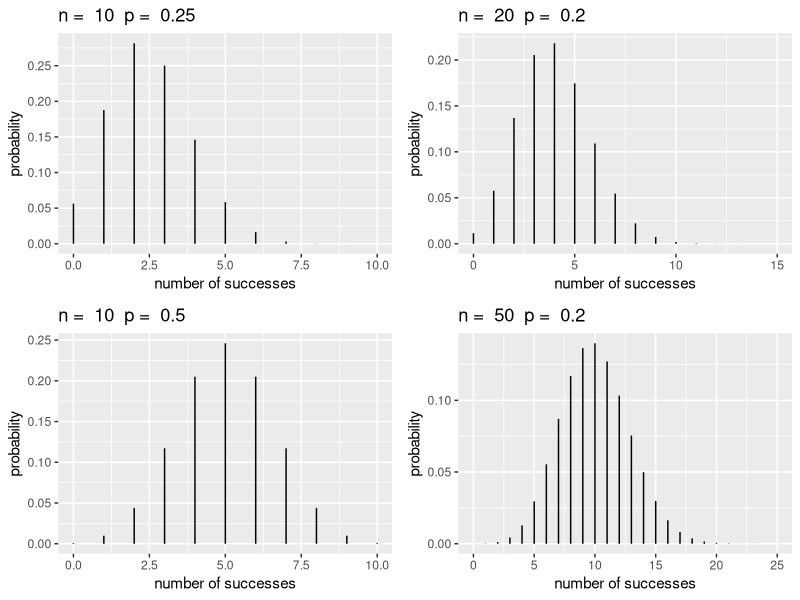
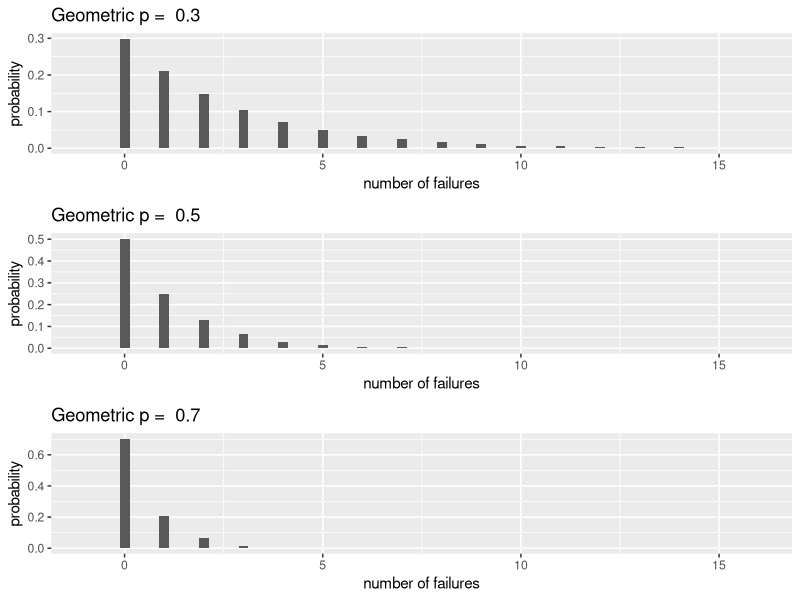
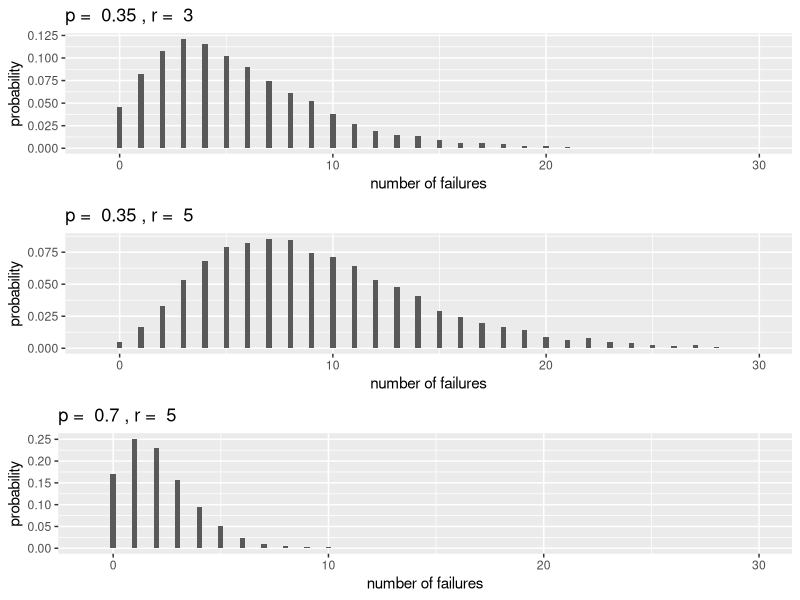
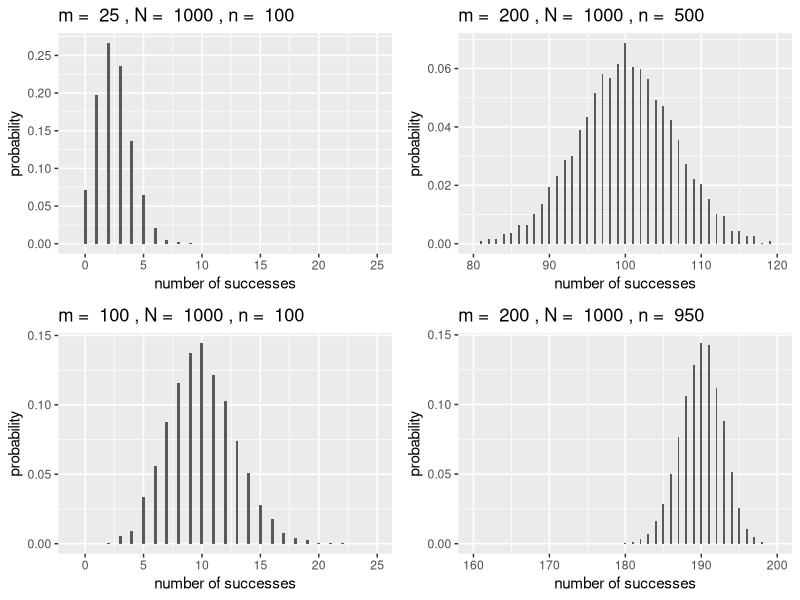
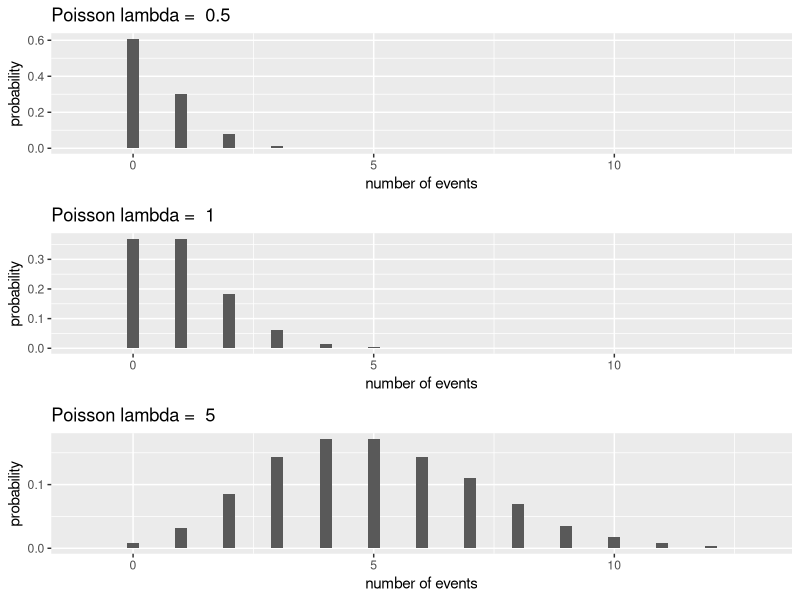
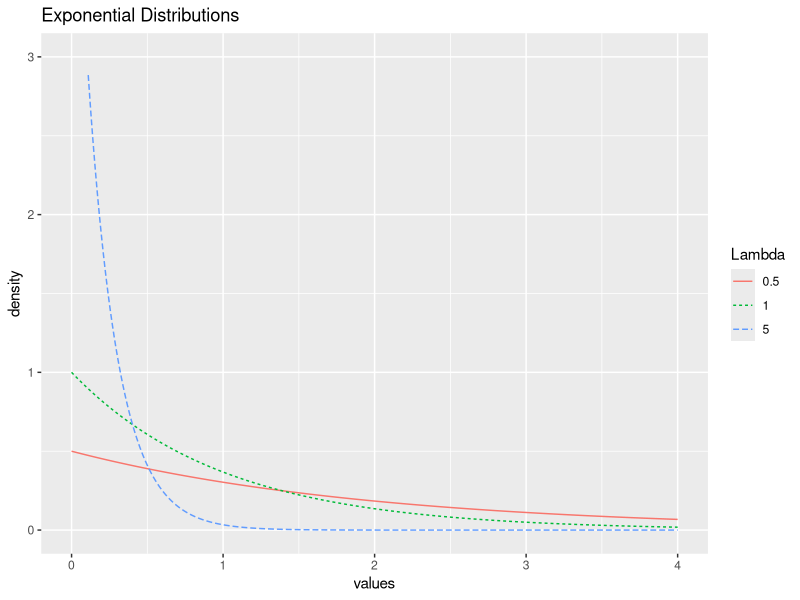
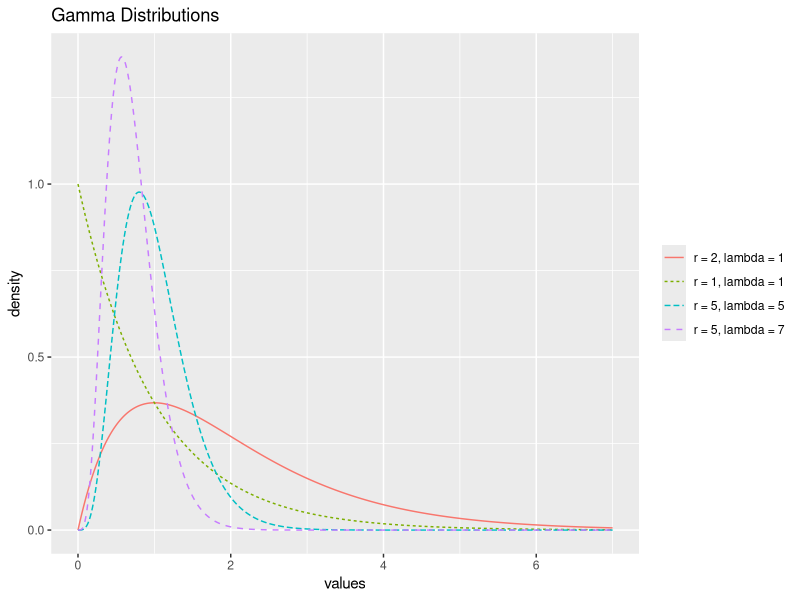
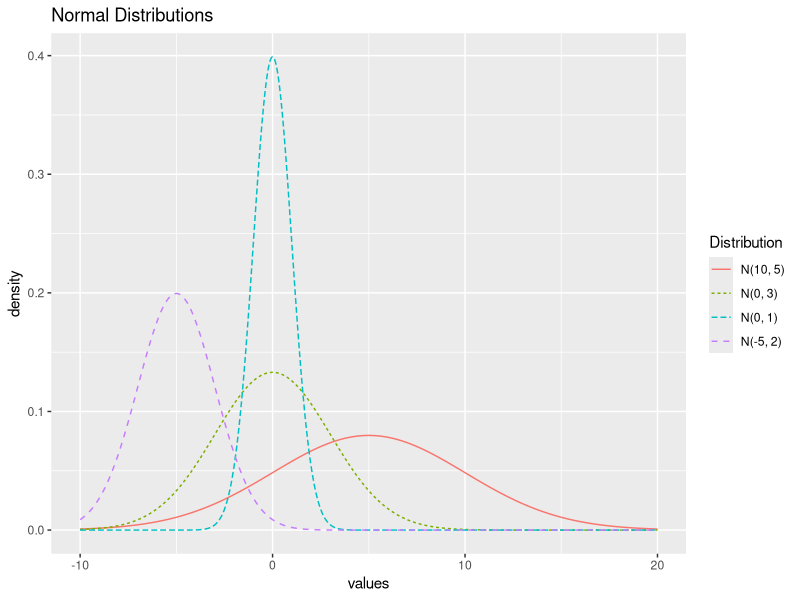

The R source for these figures, in order:
## ---- chunk 1
# Packages required for Chapter 3
library(gridExtra)  
library(knitr) 
library(kableExtra)
library(tidyverse)
## ---- chunk 2
if(knitr::is_html_output()){options(knitr.table.format = "html")} else {options(knitr.table.format = "latex")}
## ---- chunk 3
#binomialPlots
plotBinomial=function(n,p){
  y1 <- 0:n  # possible values
  prob <- dbinom(y1,n,p)  # P(Y=y)
  BBGdf <- data.frame(y1,prob)
  ggplot(data = BBGdf, aes(x = y1, xend = y1, y = 0, yend = prob)) + 
    geom_segment() + 
    xlab("number of successes") + ylab("probability") + labs(title=paste("n = ", n, " p = ", p))
}
Binom1 <- plotBinomial(10,.25) + xlim(0, 10) + scale_y_continuous(breaks = c(0.00, 0.05, 0.10, 0.15, 0.20, 0.25))
Binom2 <- plotBinomial(20,.2) + xlim(0, 15)
Binom3 <- plotBinomial(10,.5) + xlim(0, 10)
Binom4 <- plotBinomial(50,.2) + xlim(0, 25)

grid.arrange(Binom1,Binom2,Binom3,Binom4,ncol=2)
## ---- chunk 4
dbinom(2, size = 10, prob = .25)
## ---- chunk 5
#geometricPlots
plotGeo <- function(p){
yg = 0:10000 # possible values
gd <- data.frame(x=rgeom(yg, p))  # generate random deviates
#breaks <- pretty(range(gd$x), n = nclass.FD(gd$x), min.n = 1)  # pretty binning
#bwidth <- .5              #breaks[2] - breaks[1]
ggplot(gd, aes(x = x)) + geom_histogram(aes(y=..count../sum(..count..)), binwidth = .25) +
  xlab("number of failures") + ylab("probability") + labs(title=paste("Geometric p = ", p)) + xlim(-1,16)
}

Geo1 <- plotGeo(0.3)
Geo2 <- plotGeo(0.5)
Geo3 <- plotGeo(0.7)
grid.arrange(Geo1,Geo2, Geo3, ncol=1)
## ---- chunk 6
dgeom(2, prob = 1/6)
## ---- chunk 7
#negativeBinomialPlots
plotNBinom <- function(p, r){
  ynb <- 0:10000
  nbd <- tibble(x = rnbinom(ynb, r, p))
  #breaks <- pretty(range(nbd$x), n = nclass.FD(nbd$x), min.n = 1)  # pretty binning
  #bwidth <- breaks[2] - breaks[1]
  ggplot(nbd, aes(x = x)) +
    geom_histogram(aes(y=..count../sum(..count..)), binwidth = .25) +
    labs(title = paste("p = ", p, ", r = ", r),
         x = "number of failures",
         y = "probability") +
    xlim(-1,30)
}

NBin1 <- plotNBinom(0.35, 3)
NBin2 <- plotNBinom(0.35, 5)
NBin3 <- plotNBinom(0.70, 5)
grid.arrange(NBin1, NBin2, NBin3, ncol = 1)
## ---- chunk 8
# could also use pnbinom(2, 10, .9)
sum(dnbinom(0:2, size = 10, prob = .9))  
## ---- chunk 9
#hyperGeometric Plots
plotHyper <- function(m, N, k){
  yp <- 0:10000 
  hd <- data.frame(x = rhyper(yp, m, N-m, k))
  ggplot(hd, aes(x = x)) + geom_histogram(aes(y=..count../sum(..count..)), binwidth = .25) +
  xlab("number of successes") + ylab("probability") + labs(title=paste("m = ", m, ",", "N = ", N, ",", "n = ", k))
}

Hyp1 <- plotHyper(25,1000,100) + xlim(-1,25) + scale_y_continuous(breaks = c(0.00, 0.05, 0.10, 0.15, 0.20, 0.25))
Hyp2 <- plotHyper(200,1000,500) + xlim(80,120)
Hyp3 <- plotHyper(100,1000,100) + xlim(-1,25)
Hyp4 <- plotHyper(200,1000,950) + xlim(160,200)
grid.arrange(Hyp1, Hyp2, Hyp3, Hyp4, ncol=2)
## ---- chunk 10
dhyper(4, m = 4, n = 48, k = 10)
## ---- chunk 11
#poissonPlots
plotPois <- function(lam){
yp = 0:10000 # possible values
pd <- data.frame(x=rpois(yp, lam))  # generate random deviates
breaks <- pretty(range(pd$x), n = nclass.FD(pd$x), min.n = 1)  # pretty binning
#bwidth <- breaks[2] - breaks[1]
ggplot(pd, aes(x = x)) + geom_histogram(aes(y=..count../sum(..count..)), binwidth = .25) +
  xlab("number of events") + ylab("probability") + 
  labs(title=paste("Poisson lambda = ", lam)) + xlim(-1,13)
}

Pois1 <- plotPois(0.5)
Pois2 <- plotPois(1)
Pois3 <- plotPois(5) + scale_y_continuous(breaks = c(0, 0.1))
grid.arrange(Pois1,Pois2,Pois3,ncol=1)
## ---- chunk 12
sum(dpois(0:3, lambda = 5))   # or use ppois(3, 5)
## ---- chunk 13
#exponentialPlots
x=seq(0,4,by=0.01)  # possible values
probex1 <- dexp(x,.5)  # P(Y=y)
probex2 <- dexp(x,1)
probex3 <- dexp(x,5)
Expdf <- tibble(x,probex1, probex2, probex3) %>%
  rename(x = x,
         `0.5` = probex1,
         `1` = probex2,
         `5` = probex3) %>%
  gather(2:4, key = "Lambda", value = "value") %>%
  mutate(Lambda = factor(Lambda, levels = c("0.5", "1", "5")))
ggplot(data = Expdf, aes(x = x, y = value, color = Lambda)) +
  geom_line(aes(linetype = Lambda)) +
  xlab("values") + ylab("density") + 
  labs(title = "Exponential Distributions") + 
  xlim(0,4) + ylim(0,3)
## ---- chunk 14
pexp(10, rate = 1/6)
## ---- chunk 15
x <- seq(0, 7, by = 0.01)
`r = 1, lambda = 1` <- dgamma(x, 1, rate = 1)
`r = 2, lambda = 1` <- dgamma(x, 2, rate = 1) 
`r = 5, lambda = 5` <- dgamma(x, 5, rate = 5)
`r = 5, lambda = 7` <- dgamma(x, 5, rate = 7)

gammaDf <- tibble(x, `r = 1, lambda = 1`, `r = 2, lambda = 1`, `r = 5, lambda = 5`, `r = 5, lambda = 7`) %>%
  gather(2:5, key = "Distribution", value = "value") %>%
  mutate(Distribution = factor(Distribution, 
                               levels = c("r = 2, lambda = 1", 
                                          "r = 1, lambda = 1", 
                                          "r = 5, lambda = 5", 
                                          "r = 5, lambda = 7")))

ggplot(data = gammaDf, aes(x = x, y = value, 
                           color = Distribution)) +
  geom_line(aes(linetype = Distribution)) +
  xlab("values") + ylab("density") + 
  labs(title = "Gamma Distributions") +
  theme(legend.title = element_blank())
## ---- chunk 16
pgamma(3, shape = 5, rate = 2)
## ---- chunk 17
#normalPlots
x <- seq(-10, 20, by = 0.01)
norm1 <- dnorm(x, -5, 2)
norm2 <- dnorm(x, 0 , 1)
norm3 <- dnorm(x, 5, 5)
norm4 <- dnorm(x, 0, 3)

normDf <- tibble(x, norm1, norm2, norm3, norm4) %>%
  rename(`N(-5, 2)` = norm1,
         `N(0, 1)` = norm2,
         `N(10, 5)` = norm3,
         `N(0, 3)` = norm4) %>%
  gather(2:5, key = "Distribution", value = "value") %>%
  mutate(Distribution = factor(Distribution, 
    levels = c("N(10, 5)","N(0, 3)", "N(0, 1)", "N(-5, 2)")))

ggplot(data = normDf, 
       aes(x = x, y = value, color = Distribution)) +
  geom_line(aes(linetype = Distribution)) +
  xlab("values") + ylab("density") + 
  labs(title = "Normal Distributions")
## ---- chunk 18
pnorm(15.5, mean = 15, sd = 0.5, lower.tail = FALSE)
## ---- chunk 19
#betaPlots
x=seq(0,1,by=0.01)  # possible values
prob1 <- dbeta(x, 2, 5)  
prob2 <- dbeta(x, .5, .5)
prob3 <- dbeta(x, 2, 2)
prob4 <- dbeta(x, 4, 1)
betaDf <- tibble(x,prob1, prob2, prob3, prob4) %>%
  rename(x = x,
         `Beta(2, 5)` = prob1,
         `Beta(0.5, 0.5)` = prob2,
         `Beta(2, 2)` = prob3,
         `Beta(4, 1)` = prob4) %>%
  gather(2:5, key = "Distribution", value = "value") %>%
  mutate(Distribution = factor(Distribution, 
    levels = c("Beta(0.5, 0.5)", "Beta(4, 1)", "Beta(2, 2)",
               "Beta(2, 5)"))) #manual reorder

ggplot(data = betaDf, 
       aes(x = x, y = value, color = Distribution)) +
  geom_line(aes(linetype = Distribution)) +
  xlab("values") + ylab("density") + 
  labs(title="Beta Distributions") + 
  xlim(0,1) + ylim(0,4)
## ---- chunk 20
pbeta(0.8, shape1 = 4/3, shape2 = 2, lower.tail = FALSE)
## ---- chunk 21
#chisquarePlots
x=seq(0,15,by=0.01)  # possible values
prob1 <- dchisq(x,1)  # P(Y=y)
prob2 <- dchisq(x,3)
prob3 <- dchisq(x,7)

chiDf <- tibble(x,prob1, prob2, prob3) %>%
  rename(x = x,
         `1` = prob1,
         `3` = prob2,
         `7` = prob3) %>%
  gather(2:4, key = "Degrees of Freedom", value = "value") %>%
  mutate(`Degrees of Freedom` = factor(`Degrees of Freedom`, levels = c("7", "3", "1")))

ggplot(data = chiDf, 
       aes(x = x, y = value, color = `Degrees of Freedom`)) +
  geom_line(aes(linetype = `Degrees of Freedom`)) +
  xlab("values") + ylab("density") + 
  labs(title="Chi-squared Distributions") + 
  xlim(-1,15) + ylim(0,.5)
## ---- chunk 22
x <- seq(-5,5, by = 0.01)
probT1 <- dt(x, 1)
probT2 <- dt(x, 2)
probT3 <- dt(x, 10)
probT4 <- dnorm(x, 0, 1)

tDf <- tibble(x, probT1, probT2, probT3, probT4) %>%
  rename(x = x,
         `1` = probT1,
         `2` = probT2,
         `10` = probT3,
         `Inf` = probT4) %>%
  gather(2:5, key = "Degrees of Freedom", value = "value") %>%
  mutate(`Degrees of Freedom` = factor(`Degrees of Freedom`, levels = c("1","2","10", "Inf")))

ggplot(data = tDf, aes(x = x, y = value, 
                       color = `Degrees of Freedom`)) +
  geom_line(aes(linetype = `Degrees of Freedom`)) +
  xlab("values") + ylab("density") + 
  labs(title="t-Distributions")
## ---- chunk 23
#fPlots
x=seq(0,7,by=0.01)  # possible values
probF1 <- df(x,1,1)  # P(Y=y)
probF2 <- df(x,4,2)
probF3 <- df(x,5,10)

fDf <- tibble(x, probF1, probF2, probF3) %>%
  rename(x = x,
         `F(1, 1)` = probF1,
         `F(4, 2)` = probF2,
         `F(5, 10)` = probF3) %>%
  gather(2:4, key = "Distribution", value = "value")

ggplot(data = fDf, aes(x = x, y = value, color = Distribution)) +
  geom_line(aes(linetype = Distribution)) +
  xlab("values") + ylab("density") + 
  labs(title="F Distributions") + 
  xlim(0,3) + ylim(0,1)
## ---- chunk 24
distName <- c("Binomial","Geometric","Negative Binomial", "Hypergeometric", "Poisson", "Exponential", "Gamma", "Normal", "Beta")
cdf <- c("${n \\choose y} p^y (1-p)^{n-y}$", #binom
         "$(1-p)^yp$", #geom
         "${y + r - 1\\choose r-1} (1-p)^{y}(p)^r$", #negbinom
         "${m \\choose y}{N-m \\choose n-y}\\big/{N \\choose n}$",  #hgeom
         "${e^{-\\lambda}\\lambda^y}\\big/{y!}$", #poiss
         "$\\lambda e^{-\\lambda y}$", #exp
         "$\\displaystyle\\frac{\\lambda^r}{\\Gamma(r)} y^{r-1} e^{-\\lambda y}$", #gamma
         "$\\displaystyle\\frac{e^{-(y-\\mu)^2/ (2 \\sigma^2)}}{\\sqrt{2\\pi\\sigma^2}}$", #normal
         "$\\frac{\\Gamma(\\alpha + \\beta)}{\\Gamma(\\alpha)\\Gamma(\\beta)} y^{\\alpha-1} (1-y)^{\\beta-1}$")
params <- c("$p,\\ n$", 
            "$p$", "$p,\\ r$",
            "$n,\\ m,\\ N$",
            "$\\lambda$",
            "$\\lambda$",
            "$\\lambda, \\ r$",
            "$\\mu,\\ \\sigma$",
            "$\\alpha,\\ \\beta$")
values <- c("$0, 1, \\ldots , n$",
            "$0, 1, \\ldots, \\infty$",
            "$0, 1, \\ldots, \\infty$",
            "$0, 1, \\ldots , \\min(m,n)$",
            "$0, 1, \\ldots, \\infty$",
            "$(0, \\infty)$",
            "$(0, \\infty)$",
            "$(-\\infty,\\ \\infty)$",
            "$(0,\\ 1)$")
desc <- c("Number of successes after $n$ trials",
          "Number of failures until the first success",
          "Number of failures before $r$ successes",
          "Number of successes after $n$ trials without replacement",
          "Number of events in a fixed interval",
          "Wait time for one event in a Poisson process",
          "Wait time for $r$ events in a Poisson process",
          "Used to model many naturally occurring phenomena",
          "Useful for modeling probabilities")
## ---- chunk 25
table1chp3 <- data.frame(distName, cdf, params, values, desc)
colnames(table1chp3) <- c("Distribution Name","pmf / pdf",
  "Parameters","Possible Y Values", "Description")
if (knitr:::is_latex_output()) {
  kable(table1chp3, booktabs = T, escape = F,
        caption="Review of mentioned random variables.") %>%
  column_spec(5, width = "10em") %>%
  kable_styling(latex_options = "scale_down")
} else {
  kable(table1chp3, "html", booktabs = T, caption="Review of mentioned random variables.")
}
## ---- chunk 26
ggplot(data = faithful, aes(x = waiting, y = ..density..)) +
  geom_histogram(binwidth = 5, color = "black", 
                 fill = "white") +
  labs(x = "Wait time in minutes", y = "Frequency")
